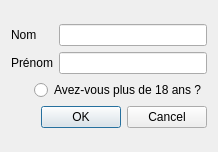
<?xml version="1.0" encoding="UTF-8"?>
<ui version="4.0">
 <class>Dialog</class>
 <widget class="QDialog" name="Dialog">
  <property name="geometry">
   <rect>
    <x>0</x>
    <y>0</y>
    <width>218</width>
    <height>152</height>
   </rect>
  </property>
  <property name="windowTitle">
   <string>Dialog</string>
  </property>
  <layout class="QVBoxLayout" name="verticalLayout_2">
   <item>
    <layout class="QVBoxLayout" name="verticalLayout">
     <item>
      <layout class="QGridLayout" name="gridLayout">
       <item row="0" column="0">
        <widget class="QLabel" name="nom">
         <property name="text">
          <string>Nom</string>
         </property>
        </widget>
       </item>
       <item row="1" column="0">
        <widget class="QLabel" name="prenom">
         <property name="text">
          <string>Prénom</string>
         </property>
        </widget>
       </item>
       <item row="0" column="1">
        <widget class="QLineEdit" name="inputName"/>
       </item>
       <item row="1" column="1">
        <widget class="QLineEdit" name="inputSurname"/>
       </item>
      </layout>
     </item>
     <item>
      <layout class="QHBoxLayout" name="horizontalLayout">
       <item>
        <spacer name="horizontalSpacer">
         <property name="orientation">
          <enum>Qt::Horizontal</enum>
         </property>
         <property name="sizeHint" stdset="0">
          <size>
           <width>40</width>
           <height>20</height>
          </size>
         </property>
        </spacer>
       </item>
       <item>
        <widget class="QRadioButton" name="radioAge">
         <property name="text">
          <string>Avez-vous plus de 18 ans ?</string>
         </property>
        </widget>
       </item>
      </layout>
     </item>
     <item>
      <widget class="QDialogButtonBox" name="buttonBox">
       <property name="orientation">
        <enum>Qt::Horizontal</enum>
       </property>
       <property name="standardButtons">
        <set>QDialogButtonBox::Cancel|QDialogButtonBox::Ok</set>
       </property>
      </widget>
     </item>
    </layout>
   </item>
  </layout>
 </widget>
 <resources/>
 <connections>
  <connection>
   <sender>buttonBox</sender>
   <signal>accepted()</signal>
   <receiver>Dialog</receiver>
   <slot>accept()</slot>
   <hints>
    <hint type="sourcelabel">
     <x>248</x>
     <y>254</y>
    </hint>
    <hint type="destinationlabel">
     <x>157</x>
     <y>274</y>
    </hint>
   </hints>
  </connection>
  <connection>
   <sender>buttonBox</sender>
   <signal>rejected()</signal>
   <receiver>Dialog</receiver>
   <slot>reject()</slot>
   <hints>
    <hint type="sourcelabel">
     <x>316</x>
     <y>260</y>
    </hint>
    <hint type="destinationlabel">
     <x>286</x>
     <y>274</y>
    </hint>
   </hints>
  </connection>
 </connections>
</ui>
